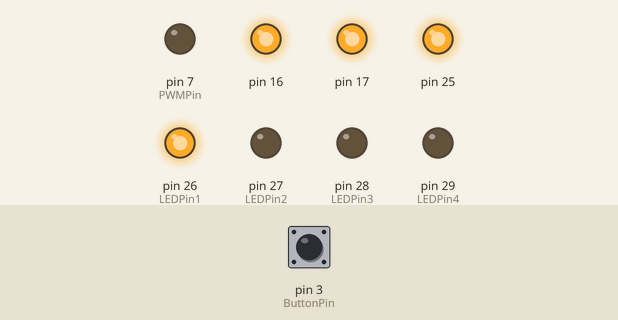
A sketch run on a simulated Arduino Mega 2560, built with avr-gcc and run on an emulated ATmega2560. On the bench: output pins drawn as LEDs (lit = HIGH). The test bench sets the inputs (shaded band); at power-on: pin 3 (ButtonPin) HIGH.

Above: at 1.2 s.
1.3 s: pin 3 (ButtonPin) pulled LOW for 0.15 s
At 1.7 s:
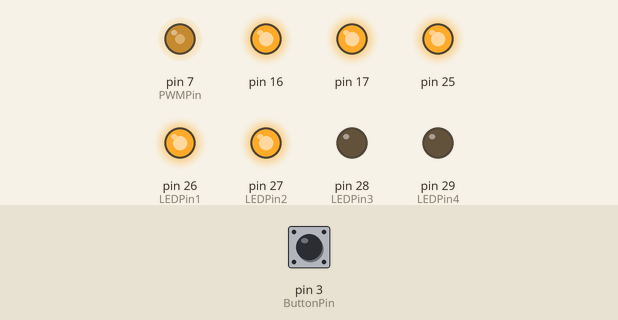
2.9 s: pin 3 (ButtonPin) pulled LOW for 1 s
At 4.1 s:
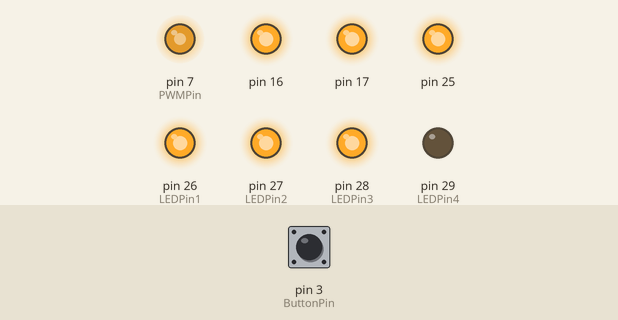
5.4 s: pin 3 (ButtonPin) pulled LOW for 0.15 s
At 6.0 s:
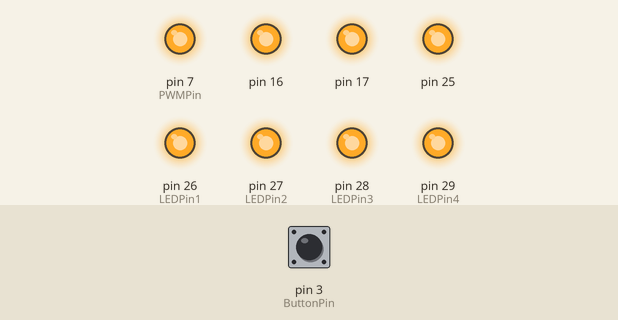
7.0 s: pin 3 (ButtonPin) pulled LOW for 3.2 s
At 8.4 s:
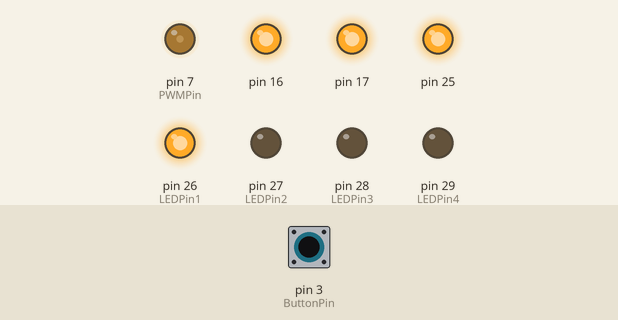
Timing chart, 0 to 10.0 s (numbered marks = the images above; inputs shaded):
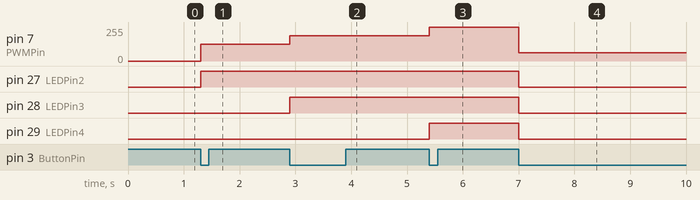

Measured:
- after the input at 1.3 s, pin 7 (PWMPin): 0/255 → 127/255 at once; pin 27 (LEDPin2): LOW → HIGH at once
- after the input at 2.9 s, pin 7 (PWMPin): 127/255 → 191/255 at once; pin 28 (LEDPin3): LOW → HIGH at once
- after the input at 5.4 s, pin 7 (PWMPin): 191/255 → 255/255 at once; pin 29 (LEDPin4): LOW → HIGH at once
- after the input at 7.0 s, pin 7 (PWMPin): 255/255 → 63/255 at once; pin 27 (LEDPin2), pin 28 (LEDPin3), pin 29 (LEDPin4): HIGH → LOW at once

The sketch:

fan.ino
```cpp
//#define SwitchPin 0
#define PWMPin 7
#define ButtonPin 3
#define LEDPin1 26
#define LEDPin2 27
#define LEDPin3 28
#define LEDPin4 29
#define Modes 4

volatile uint8_t state = 0;
volatile int timer = 0;
//uint8_t i = 0;

void setup() {
  //Serial.begin(19200);
  //pinMode(0, OUTPUT);

  //FanSpeed
  pinMode(PWMPin, OUTPUT);

  //RGBLED
  pinMode(16, OUTPUT);
  pinMode(17, OUTPUT);
  pinMode(25, OUTPUT);
  digitalWrite(16,HIGH);
  digitalWrite(17,HIGH);
  digitalWrite(25,HIGH);

  //LED
  pinMode(LEDPin1, OUTPUT);
  pinMode(LEDPin2, OUTPUT);
  pinMode(LEDPin3, OUTPUT);
  pinMode(LEDPin4, OUTPUT);
  digitalWrite(LEDPin1,HIGH);

  //Button
  pinMode(ButtonPin,INPUT_PULLUP);
  attachInterrupt(digitalPinToInterrupt(ButtonPin), change, FALLING);
}

void loop() {
  //Serial.println(timer);
  //Serial.print(",");
  //Serial.println(state);
  //change();
  timer = 0;
  delay(100);
}

/*void ps(){
  timer += 1;
}*/

void change(){
  if(timer == 0){
    timer = 1;
    state = (state+1)%Modes;
    analogWrite(PWMPin,(state+1)*255/Modes);
    for(int i=0; i<Modes; i++){
      if(i<=state){
        digitalWrite(i+26,HIGH);
      }else{
        digitalWrite(i+26,LOW);
      }
    }
  }
}
```
